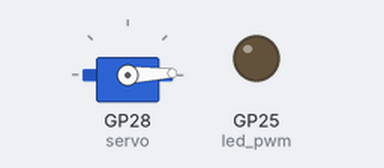
This program was run on a simulated Raspberry Pi Pico running MicroPython. Parts: servo, output pins drawn as LEDs (lit = HIGH). Servo angles are drawn from the pulse width (0.5 ms = 0°, 2.5 ms = 180°).

Above: at 0.2 s.
At 3.2 s:
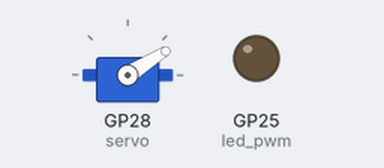
At 6.3 s:
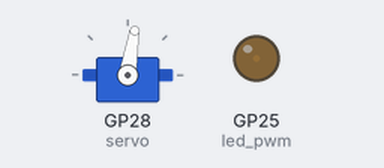
At 38.4 s:
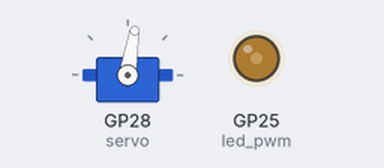
Timing chart, 0 to 40.0 s (numbered marks = the images above):
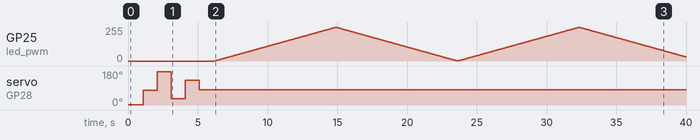

The program:

pico2.py
```python
import machine
from utime import sleep
from math import floor

import select
import sys

servo = machine.PWM(machine.Pin(28))
servo.freq(50)

led_pwm = machine.PWM(machine.Pin(25))
led_pwm.freq(1000)

'''
Define variables

Here we set up the callibration needed for the servo motor to become a useful meter.

For example, we wish to show a 0% change at the 90 degree ('up') point,
a maximum of 1% change by rotating clockwise by 90 degrees,
a minimum of a -1% change by rotating anticlockwise by 90 degrees.

We need to define the percentage change range to be shown, a useful (or rather usable)
servo angle range, and the associated duty cycle value for the servo.

Here, symmetrical percentage and degree ranges are used for simplicity.
Please update the functions if non-symmertrical ranges are chosen.

A 180-degree toy servo motor is used. This servo rotates anticlockwise.
For reference, the servo pointer is parallel to the motor's
long edge at 180 degrees and 'up' at 90 degrees. Unfortunately this servo motor
is unable to produce a 0-to-90-to-180 angle sweep reliably so we settled
for a smaller range.

'''

# percentage change to be shown
low_perc = -0.5
high_perc = 0.5

# servo duty
min_duty = 2200
max_duty = 7000

# servo's angles of deflection
min_degree = 30
max_degree = 150


def bound_minmax(v, min_v, max_v):
    '''return a value v that is bound by min_v and max_v'''
    return min(max(v, min_v), max_v)


def perc_to_deg(perc):
    # incremental degree per perc
    degree_step = (max_degree - min_degree) / (low_perc - high_perc)

    # bound perc within selected range
    perc = bound_minmax(v = perc, min_v = low_perc, max_v = high_perc)

    # get degree for perc: note the zero point at 90 degrees
    degree = floor(degree_step * perc + 90)

    return degree


def deg_to_duty(degree):
    # increment duty per degree
    duty_step = (max_duty - min_duty) / (max_degree - min_degree)

    # bound degree within stable range
    degree = bound_minmax(v = degree, min_v = min_degree, max_v = max_degree)

    # get duty value for degree
    duty = floor(duty_step * (degree - min_degree) + min_duty)

    # bound duty within stable range
    duty = bound_minmax(v = duty, min_v = min_duty, max_v = max_duty)

    return duty

try:

    if True:
        '''Start-up eyeball calibration sequence'''
        servo.duty_u16(0)
        sleep(0.1)

        servo.duty_u16(1700)
        sleep(1)

        servo.duty_u16(4500)
        sleep(1)

        servo.duty_u16(8100)
        sleep(1)

        servo.duty_u16(deg_to_duty(45))
        sleep(1)

        servo.duty_u16(deg_to_duty(135))
        sleep(1)

        servo.duty_u16(deg_to_duty(90))
        sleep(1)

        servo.duty_u16(0)
        sleep(0.1)


    while True:

        if select.select([sys.stdin], [], [], 0)[0]:
            msg = float(sys.stdin.readline())
            msg_deg = perc_to_deg(msg)
            print(str(msg) + ' ' + str(msg_deg))

            led_pwm.duty_u16(0)

            '''Move servo pointer. Reset to angle zero for better visual impact'''
            servo.duty_u16(deg_to_duty(perc_to_deg(0)))
            sleep(0.5)
            servo.duty_u16(deg_to_duty(msg_deg))
            sleep(0.1)
            servo.duty_u16(0)
            sleep(0.1)

        else:

            '''Pulse onboard LED while we wait'''
            for duty_led in range(65025):
                led_pwm.duty_u16(duty_led)
                sleep(0.0001)
            for duty_led in range(65025,0,-1):
                led_pwm.duty_u16(duty_led)
                sleep(0.0001)

except KeyboardInterrupt:
    '''Return pointer to storage position'''
    led_pwm.duty_u16(0)
    servo.duty_u16(8100)
    sleep(0.5)
    servo.duty_u16(0)
    sleep(0.1)
```
